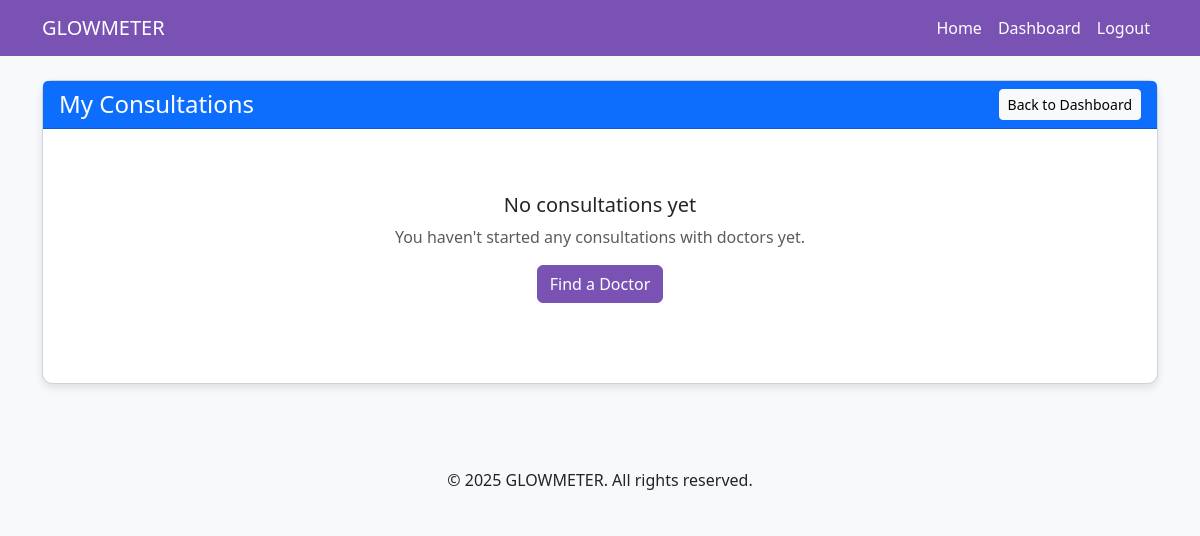
Before: /my-consultations/ (signed in) with the older database file.
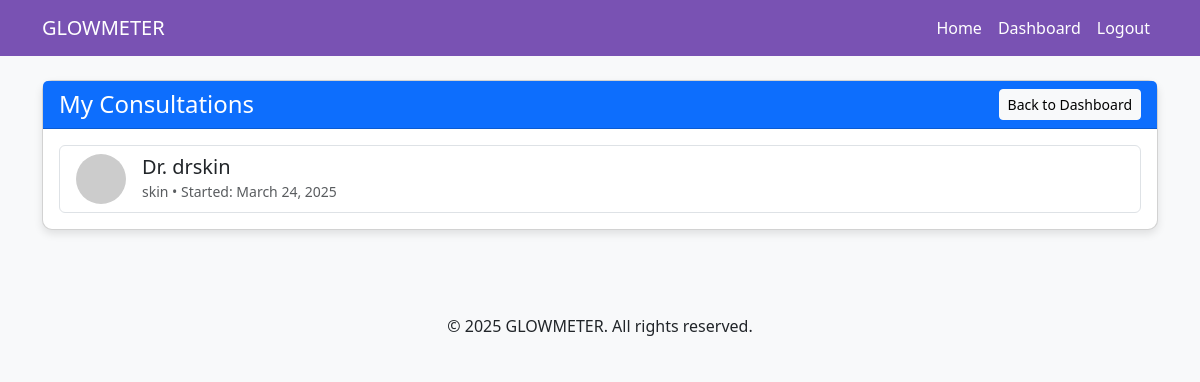
After: the same page with the newer database file.
### glowmeter_app/models.py (models this page shows, shortened)
class Consultation(models.Model):
    user = models.ForeignKey(User, on_delete=models.CASCADE, related_name='user_consultations')
    doctor = models.ForeignKey(Doctor, on_delete=models.CASCADE, related_name='doctor_consultations')
    started_at = models.DateTimeField(auto_now_add=True)
    is_active = models.BooleanField(default=True)

class Doctor(models.Model):
    user = models.OneToOneField(User, on_delete=models.CASCADE, related_name='doctor_profile')
    full_name = models.CharField(max_length=100)
    specialty = models.CharField(max_length=100)
    bio = models.TextField()
    profile_picture = models.ImageField(upload_to='doctors/', null=True, blank=True)
    is_available = models.BooleanField(default=True)

### glowmeter_app/views.py (the view)
# urls.py: path('my-consultations/', views.my_consultations, name='my_consultations'),
@login_required
def my_consultations(request):
    user = request.user
    if user.is_doctor:
        consultations = Consultation.objects.filter(doctor=user.doctor_profile)
    else:
        consultations = Consultation.objects.filter(user=user)
    for consultation in consultations:
        consultation.unread_count = Message.objects.filter(
            consultation=consultation,
            is_read=False
        ).exclude(sender=user).count()
    context = {
        'consultations': consultations,
        'is_doctor': user.is_doctor
    }
    return render(request, 'my_consultations.html', context)

### templates/my_consultations.html (shortened to what this page needs)
{% extends 'base.html' %}
{% block content %}
<div class="container mt-4">
    <div class="row">
        <div class="col-md-12">
            <div class="card">
                <div class="card-header bg-primary text-white d-flex justify-content-between align-items-center">
                    <h4 class="mb-0">My Consultations</h4>
                    <a href="{% url 'dashboard' %}" class="btn btn-sm btn-light">Back to Dashboard</a>
                </div>
                <div class="card-body">
                    {% if consultations %}
                        <div class="list-group">
                            {% for consultation in consultations %}
                                <a href="{% url 'consultation' consultation_id=consultation.id %}" class="list-group-item list-group-item-action d-flex justify-content-between align-items-center">
                                    <div class="d-flex align-items-center">
                                        {% if is_doctor %}
                                            {% if consultation.user.user_profile.profile_picture %}
                                                <img src="{{ consultation.user.user_profile.profile_picture.url }}" alt="Profile" class="rounded-circle me-3" style="width: 50px; height: 50px; object-fit: cover;">
                                            {% else %}
                                                <img src="https://via.placeholder.com/50" alt="Profile" class="rounded-circle me-3">
                                            {% endif %}
                                            <div>
                                                <h5 class="mb-0">{{ consultation.user.user_profile.full_name }}</h5>
                                                <small class="text-muted">Started: {{ consultation.started_at|date:"F j, Y" }}</small>
                                            </div>
                                        {% else %}
                                            {% if consultation.doctor.profile_picture %}
                                                <img src="{{ consultation.doctor.profile_picture.url }}" alt="Profile" class="rounded-circle me-3" style="width: 50px; height: 50px; object-fit: cover;">
                                            {% else %}
                                                <img src="https://via.placeholder.com/50" alt="Profile" class="rounded-circle me-3">
                                            {% endif %}
                                            <div>
                                                <h5 class="mb-0">Dr. {{ consultation.doctor.full_name }}</h5>
                                                <small class="text-muted">{{ consultation.doctor.specialty }} • Started: {{ consultation.started_at|date:"F j, Y" }}</small>
                                            </div>
                                        {% endif %}
                                    </div>
                                </a>
                            {% endfor %}
                        </div>
                    {% else %}
                        <div class="text-center py-5">
                            <h5>No consultations yet</h5>
                            <p class="text-muted">
                                {% if is_doctor %}
                                    You haven't had any consultations with patients yet.
                                {% else %}
                                    You haven't started any consultations with doctors yet.
                                    <br>
                                    <a href="{% url 'dashboard' %}" class="btn btn-primary mt-3">Find a Doctor</a>
                                {% endif %}
                            </p>
                        </div>
                    {% endif %}
                </div>
            </div>
        </div>
    </div>
</div>
{% endblock %}

Changed rows visible on the page:
added Consultation: doctor.full_name "drskin", doctor.specialty "skin", started_at "March 24, 2025"
Other visible differences:
text no longer shown: "No consultations yet You haven't started any consultations with doctors yet. Find a Doctor"
